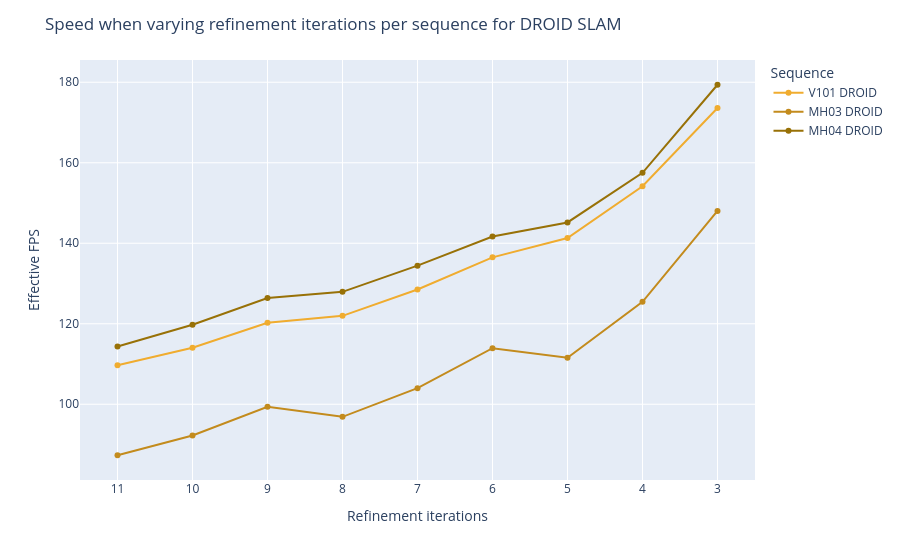

The code cell stored with this chart in its notebook:
### Code cell
droid_optim = np.loadtxt('Outputs/DROID_optim.txt', delimiter=',', dtype=str)

df = pd.DataFrame()
targets = {" DROID": droid_optim}

for i in range(15, 195-45, 15):
  for key, value in targets.items():
    start = int(2 * i / 5 if key == " MSCKF" else i)
    stop = int(start + 6 if key == " MSCKF" else start + 15)
    #print(f"Processing {key} from index {start} to {stop}")
    df_temp = pd.DataFrame(value[start:stop, :], columns=["Date", "Sequence", "Raw ATE", "Scale", "RMS ATE", "Compared", "fps", "duration"])
    df_temp["Sequence"] = df_temp["Sequence"].apply(lambda x: x.split("_")[0] + key)
    stride = 12 - (i // 15)
    df_temp["Stride"] = stride
    df_temp["Compared"] = df_temp["Compared"].astype(float)
    df_temp["Complete"] = df_temp["Compared"] * 10 if key == " DROID" else 100 * df_temp["Compared"] / (10 / 3)
    
    df_temp["fps"] = df_temp["fps"].astype(float)
    df_temp["fps"] = df_temp["fps"] * (float(3) if key != " DROID" else 1.0)
    
    #print(10 / stride)

    df = pd.concat([df, df_temp], ignore_index=True)

df["RMS ATE"] = df["RMS ATE"].astype(float)




agg = (
    df.groupby(["Sequence", "Stride"])
    .agg(completeness_mean=("Complete", "mean"), fps_mean=("fps", "mean"), mean=("RMS ATE", "mean"))
    .reset_index()
)

"""
agg = (
    df.groupby(["Sequence", "Stride"])["RMS ATE"]
    .agg(
        median="median",
        q1=lambda x: x.quantile(0.25),
        q3=lambda x: x.quantile(0.75)
    )
    .reset_index()
)

agg["err_plus"] = agg["q3"] - agg["median"]
agg["err_minus"] = agg["median"] - agg["q1"]

"""
agg.loc[agg["completeness_mean"] <= 80, "mean"] = np.nan


print(agg.head(16))
fig = px.line(
    agg,
    x="Stride",
    y="fps_mean",
    color="Sequence",
    markers=True,
    color_discrete_map={
  "V101 ORB": "#21c626", 
  "MH03 ORB": "#18971C",
  "MH04 ORB": "#07630A",
  "V101 MSCKF": "#429eff",
  "MH03 MSCKF": "#176BA6",
  "MH04 MSCKF": "#09579B",
  "V101 DROID": "#f0ac2f",
  "MH03 DROID": "#C38B1D",
  "MH04 DROID": "#987107",
  "V101 ORB C": "#c62121", 
  "MH03 ORB C": "#971818",
  "MH04 ORB C": "#630707",
}
)

fig.update_layout(
    yaxis_title="Effective FPS",
    xaxis_title="Refinement iterations",
    title="Speed when varying refinement iterations per sequence for DROID SLAM",
    xaxis=dict(autorange="reversed")
)
#fig.update_yaxes(range=[0, None])
fig.update_xaxes()
# Sort the legend order to be correct
cat_order = ["V101 ORB", "MH03 ORB", "MH04 ORB", "V101 MSCKF", "MH03 MSCKF", "MH04 MSCKF", "V101 DROID", "MH03 DROID", "MH04 DROID", "V101 ORB C", "MH03 ORB C", "MH04 ORB C"]
fig.data = tuple(sorted(fig.data, key=lambda t: int(cat_order.index(t.name))))

fig.show()

### Figure 1 — Plotly figure (JSON) as saved in the notebook; plotly's stock layout.template omitted (floating-point values rounded to 4 significant figures)
{"data": [{"hovertemplate": "Sequence=V101 DROID<br>Stride=%{x}<br>fps_mean=%{y}<extra></extra>", "legendgroup": "V101 DROID", "line": {"color": "#f0ac2f", "dash": "solid"}, "marker": {"symbol": "circle"}, "mode": "lines+markers", "name": "V101 DROID", "orientation": "v", "showlegend": true, "type": "scatter", "x": [3, 4, 5, 6, 7, 8, 9, 10, 11], "xaxis": "x", "y": [173.6, 154.2, 141.3, 136.5, 128.5, 122.0, 120.2, 114.0, 109.7], "yaxis": "y"}, {"hovertemplate": "Sequence=MH03 DROID<br>Stride=%{x}<br>fps_mean=%{y}<extra></extra>", "legendgroup": "MH03 DROID", "line": {"color": "#C38B1D", "dash": "solid"}, "marker": {"symbol": "circle"}, "mode": "lines+markers", "name": "MH03 DROID", "orientation": "v", "showlegend": true, "type": "scatter", "x": [3, 4, 5, 6, 7, 8, 9, 10, 11], "xaxis": "x", "y": [148.0, 125.5, 111.5, 113.9, 104.0, 96.87, 99.35, 92.24, 87.33], "yaxis": "y"}, {"hovertemplate": "Sequence=MH04 DROID<br>Stride=%{x}<br>fps_mean=%{y}<extra></extra>", "legendgroup": "MH04 DROID", "line": {"color": "#987107", "dash": "solid"}, "marker": {"symbol": "circle"}, "mode": "lines+markers", "name": "MH04 DROID", "orientation": "v", "showlegend": true, "type": "scatter", "x": [3, 4, 5, 6, 7, 8, 9, 10, 11], "xaxis": "x", "y": [179.4, 157.5, 145.2, 141.7, 134.4, 127.9, 126.4, 119.8, 114.4], "yaxis": "y"}], "layout": {"legend": {"title": {"text": "Sequence"}, "tracegroupgap": 0}, "margin": {"t": 60}, "title": {"text": "Speed when varying refinement iterations per sequence for DROID SLAM"}, "xaxis": {"anchor": "y", "autorange": "reversed", "domain": [0, 1], "title": {"text": "Refinement iterations"}}, "yaxis": {"anchor": "x", "domain": [0, 1], "title": {"text": "Effective FPS"}}}}
